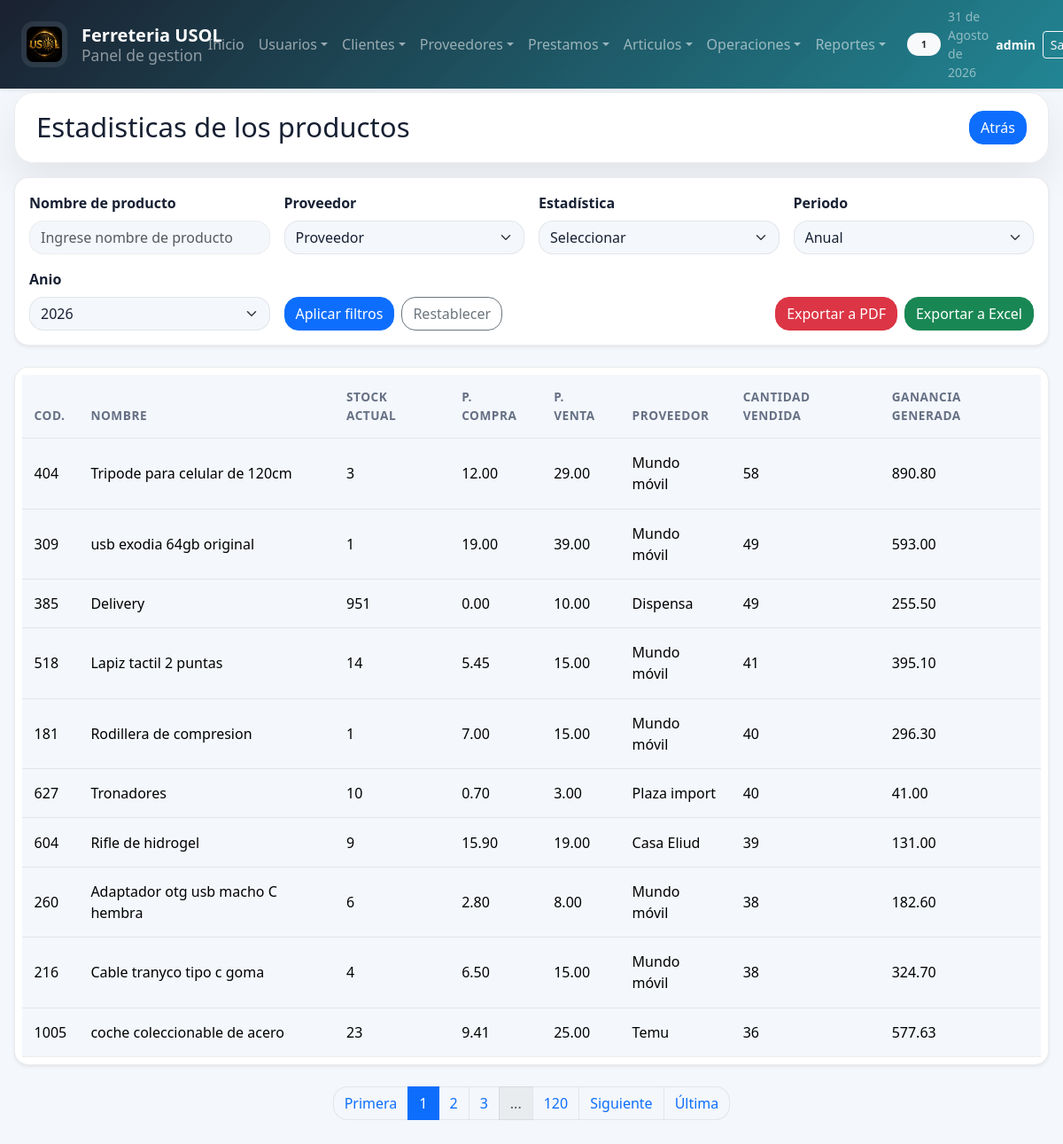
/sistema/reportes/estadisticas.php (signed in), run on the app's committed database.
### tables this page shows
CREATE TABLE `articulos` (
  `IdArticulo` int(11) NOT NULL AUTO_INCREMENT,
  `codigoBarras` varchar(20) DEFAULT NULL,
  `Nombre` varchar(50) NOT NULL,
  `Cantidad` int(11) NOT NULL,
  `Precio_Compra` decimal(8,2) NOT NULL,
  `Precio_Unitario` decimal(8,2) NOT NULL,
  `Cod_Proveedor` int(11) NOT NULL,
  `Cod_Inversor` int(11) NOT NULL,
  PRIMARY KEY (`IdArticulo`),
  KEY `Cod_Proveedor` (`Cod_Proveedor`),
  KEY `fk_inversor` (`Cod_Inversor`),
  CONSTRAINT `fk_inversor` FOREIGN KEY (`Cod_Inversor`) REFERENCES `inversores` (`IdInversor`)
);

CREATE TABLE `proveedores` (
  `IdProveedor` int(11) NOT NULL AUTO_INCREMENT,
  `ruc` int(20) DEFAULT NULL,
  `Nombre` varchar(50) NOT NULL,
  `Direccion` varchar(50) DEFAULT NULL,
  `Telefono` int(11) NOT NULL,
  `Email` varchar(50) DEFAULT NULL,
  PRIMARY KEY (`IdProveedor`)
);

### sistema/includes/analytics.php (called while the page is built, shortened)
<?php
function analyticsGetDateFilters($source = null)
{
    $source = is_array($source) ? $source : $_GET;
    $currentYear = (int)date('Y');
    $currentMonth = date('Y-m');
    $period = isset($source['period']) ? strtolower(trim((string)$source['period'])) : 'year';
    $selectedYear = isset($source['year']) ? (int)$source['year'] : $currentYear;
    $selectedMonth = isset($source['month']) ? trim((string)$source['month']) : $currentMonth;
    $inputStart = isset($source['start_date']) ? trim((string)$source['start_date']) : '';
    $inputEnd = isset($source['end_date']) ? trim((string)$source['end_date']) : '';
    if ($period === 'month') {
        $monthDate = DateTime::createFromFormat('Y-m', $selectedMonth);
        if (!$monthDate) {
            $monthDate = DateTime::createFromFormat('Y-m', $currentMonth);
        }
        $startDate = $monthDate->format('Y-m-01');
        $endDate = $monthDate->format('Y-m-t');
        $label = strftime('%B %Y', strtotime($startDate));
    } else {
        $period = 'year';
        $startDate = sprintf('%04d-01-01', $selectedYear);
        $endDate = sprintf('%04d-12-31', $selectedYear);
        $label = 'Anio ' . $selectedYear;
    }
    $topLimit = isset($source['top_limit']) ? (int)$source['top_limit'] : 10;
    $topMetric = isset($source['top_metric']) ? trim((string)$source['top_metric']) : 'monto';
    return [
        'period' => $period,
        'year' => $selectedYear,
        'month' => $selectedMonth,
        'start_date' => $startDate,
        'end_date' => $endDate,
        'label' => ucfirst($label),
        'top_limit' => $topLimit,
        'top_metric' => $topMetric,
    ];
}
function analyticsGetYearOptions($pastYears = 5)
{
    $currentYear = (int)date('Y');
    $years = [];
    for ($year = $currentYear; $year >= ($currentYear - $pastYears); $year--) {
        $years[] = $year;
    }
    return $years;
}

### sistema/reportes/estadisticas.php (the view, shortened to what this page needs)
<?php
    include "../../conexion.php";
    include "../includes/paginador.php";
    require_once __DIR__ . "/../includes/analytics.php";
    $yearOptions = analyticsGetYearOptions();
    $filters = analyticsGetDateFilters($_GET);
    $results_per_page = 10;
    $current_page = isset($_GET['page']) ? intval($_GET['page']) : 1;
    $consulta = "
        SELECT
            a.IdArticulo AS Cod_Articulo,
            a.Nombre,
            a.Cantidad,
            a.Precio_Compra,
            a.Precio_Unitario,
            p.Nombre AS nombreProv,
            IFNULL(SUM(dva.Cantidad), 0) AS cantidadVendida,
            IFNULL(SUM(dva.Ganancias), 0) AS gananciaGenerada
        FROM articulos a
        LEFT JOIN detalle_venta_articulos dva ON a.IdArticulo = dva.Cod_Articulo
        INNER JOIN proveedores p ON a.Cod_Proveedor = p.IdProveedor
        GROUP BY a.IdArticulo
        ORDER BY cantidadVendida DESC
    ";
    $where = "
        FROM articulos a
        LEFT JOIN detalle_venta_articulos dva ON a.IdArticulo = dva.Cod_Articulo
        INNER JOIN proveedores p ON a.Cod_Proveedor = p.IdProveedor
        GROUP BY a.IdArticulo
    ";
    list($result, $total_records) = getPaginatedDataPMV($conexionDB, $consulta, $where, $current_page, $results_per_page);
    $row = $result->num_rows;
?>
<!DOCTYPE html>
<html lang="es">
<head>
	<?php include "../includes/scripts_2.php"; ?>
</head>
<body>
    <?php include "../includes/header_2.php"; ?>
	<section id="container">
        <div class="title_container">
            <h1>Estadisticas de los productos</h1>
            <a href="../reportes/reportes.php" class="btn_new">Atrás</a>
        </div>
        <div class="header_container">
            <div class="row g-3 align-items-end">
                <div class="col-12 col-md-4 col-lg-3">
                    <label for="nombreArticulo">Nombre de producto</label>
                        <input class="filtrosBusqueda" type="text" name="nombre" id="nombreArticulo" placeholder="Ingrese nombre de producto">
                </div>
                <div class="col-12 col-md-4 col-lg-3">
                    <label for="nombreProveedor">Proveedor</label>
                        <select class="filtrosBusqueda" id="nombreProveedor">
                            <option value="" class="option1" selected>Proveedor</option>
                        </select>
                </div>
                <div class="col-12 col-md-4 col-lg-3">
                    <label for="estadistica">Estadística</label>
                        <select class="filtrosBusqueda" id="estadistica">
                            <option value="">Seleccionar</option>
                        </select>
                </div>
                <div class="col-12 col-md-4 col-lg-3">
                    <label for="period">Periodo</label>
                    <select class="filtrosBusqueda" name="period" id="period">
                        <option value="year" <?php echo $filters['period'] === 'year' ? 'selected' : ''; ?>>Anual</option>
                    </select>
                </div>
                <div class="analytics-period-field col-12 col-md-4 col-lg-3" data-period-target="year">
                    <label for="year">Anio</label>
                    <select class="filtrosBusqueda" name="year" id="year">
                        <?php foreach ($yearOptions as $yearOption) { ?>
                            <option value="<?php echo $yearOption; ?>" <?php echo (int)$filters['year'] === (int)$yearOption ? 'selected' : ''; ?>><?php echo $yearOption; ?></option>
                        <?php } ?>
                    </select>
                </div>
                <div class="col-12 col-md-4 col-lg-3">
                    <div class="d-flex gap-2">
                        <button type="button" class="btn btn-primary" onclick="buscarPMV()">Aplicar filtros</button>
                        <a href="estadisticas.php" class="btn btn-outline-secondary">Restablecer</a>
                    </div>
                </div>
                <div class="col-12 col-md-4 col-lg-4 ms-lg-auto">
                    <div class="d-flex gap-2 justify-content-md-end">
                        <button class="btn btn-danger" type="button" onclick="exportarEstadisticas_PDF()">Exportar a PDF</button>
                        <button class="btn btn-success" type="button" onclick="exportarEstadisticas_EXCEL()">Exportar a Excel</button>
                    </div>
                </div>
            </div>
        </div>
        <div class="containerTable">
            <table id="tablaPMV">
                <thead>
                    <tr>
                        <th>Cod.</th>
                        <th>Nombre</th>
                        <th>Stock actual</th>
                        <th>P. compra</th>
                        <th>P. venta</th>
                        <th>Proveedor</th>
                        <th>Cantidad Vendida</th>
                        <th>Ganancia generada</th>
                    </tr>
                </thead>
                <tbody>
                    <?php
                        if($row > 0){
                            while ($data = $result->fetch_assoc()){
                            ?>
                                <tr id="row_<?php echo $data["Cod_Articulo"]; ?>">
                                    <td><?php echo $data['Cod_Articulo']; ?></td>
                                    <td><?php echo $data["Nombre"]; ?></td>
                                    <td><?php echo $data["Cantidad"]; ?></td>
                                    <td><?php echo $data["Precio_Compra"]; ?></td>
                                    <td><?php echo $data["Precio_Unitario"]; ?></td>
                                    <td><?php echo $data["nombreProv"]; ?></td>
                                    <td><?php echo $data["cantidadVendida"]; ?></td>
                                    <td><?php echo $data["gananciaGenerada"]; ?></td>
                                </tr>
                    <?php
                            }
                        }
                    ?>
                </tbody>
            </table>
        </div>
	</section>
</body>
</html>

### sistema/css/style.css (style rules this page uses)
:root, [data-bs-theme=light] { --bs-primary: #0f7b8a; --bs-primary-rgb: 15, 123, 138; --bs-secondary: #475467; --bs-secondary-rgb: 71, 84, 103; --bs-success: #15803d; --bs-info: #0ea5e9; --bs-warning: #d97706; --bs-danger: #dc2626; --bs-dark: #111827; --bs-body-bg: #f4f7fb; --bs-body-color: #172033; --bs-border-color: rgba(15, 23, 42, 0.08); --bs-border-radius: 1rem; --bs-border-radius-lg: 1.35rem; --bs-box-shadow: 0 20px 45px rgba(15, 23, 42, 0.08); --app-surface: rgba(255, 255, 255, 0.96); --app-muted: #667085; }
* { box-sizing: border-box; }
html { scroll-behavior: smooth; }
body { min-height: 100vh; background: var(--bs-body-bg); color: var(--bs-body-color); font-family: "Segoe UI", Tahoma, Geneva, Verdana, sans-serif; }
a { text-decoration: none; }
#container { padding: 6.5rem 1rem 2rem; }
.title_container, .header_container, .info_caja, .chart-container, .divInfoSistema, .containerDataUser, .containerDataEmpresa, .data_delete { background: var(--app-surface); border: 1px solid var(--bs-border-color); border-radius: var(--bs-border-radius-lg); box-shadow: var(--bs-box-shadow); }
.title_container { padding: 1.25rem 1.5rem; margin-bottom: 1rem; }
.title_container h1, #container > h1 { margin: 0; font-size: clamp(1.5rem, 1.2rem + 1vw, 2.2rem); }
.header_container { padding: 1.25rem; }
.containerTable { margin-bottom: 1.5rem; }
.containerTable table { min-width: 780px; }
.table > :not(caption) > * > * { padding: 0.95rem 0.85rem; }
.table thead th { color: var(--app-muted); font-size: 0.85rem; font-weight: 700; text-transform: uppercase; letter-spacing: 0.04em; }
.btn_new, .btn_pdf, .btn_excel, .btn_save, .btn_save_1, .link_delete_1 { display: inline-flex; align-items: center; justify-content: center; gap: 0.5rem; }

### data on the page
articulos: IdArticulo "404", Nombre "Tripode para celular de 120cm", Cantidad "3", Precio_Compra "12.00", Precio_Unitario "29.00", Cod_Proveedor.Nombre "Mundo móvil", cantidadVendida "58", gananciaGenerada "890.80"
articulos: IdArticulo "309", Nombre "usb exodia 64gb original", Cantidad "1", Precio_Compra "19.00", Precio_Unitario "39.00", Cod_Proveedor.Nombre "Mundo móvil", cantidadVendida "49", gananciaGenerada "593.00"
articulos: IdArticulo "385", Nombre "Delivery", Cantidad "951", Precio_Compra "0.00", Precio_Unitario "10.00", Cod_Proveedor.Nombre "Dispensa", cantidadVendida "49", gananciaGenerada "255.50"
articulos: IdArticulo "518", Nombre "Lapiz tactil 2 puntas", Cantidad "14", Precio_Compra "5.45", Precio_Unitario "15.00", Cod_Proveedor.Nombre "Mundo móvil", cantidadVendida "41", gananciaGenerada "395.10"
articulos: IdArticulo "181", Nombre "Rodillera de compresion", Cantidad "1", Precio_Compra "7.00", Precio_Unitario "15.00", Cod_Proveedor.Nombre "Mundo móvil", cantidadVendida "40", gananciaGenerada "296.30"
articulos: IdArticulo "627", Nombre "Tronadores", Cantidad "10", Precio_Compra "0.70", Precio_Unitario "3.00", Cod_Proveedor.Nombre "Plaza import", cantidadVendida "40", gananciaGenerada "41.00"
articulos: IdArticulo "604", Nombre "Rifle de hidrogel", Cantidad "9", Precio_Compra "15.90", Precio_Unitario "19.00", Cod_Proveedor.Nombre "Casa Eliud", cantidadVendida "39", gananciaGenerada "131.00"
articulos: IdArticulo "260", Nombre "Adaptador otg usb macho C hembra", Cantidad "6", Precio_Compra "2.80", Precio_Unitario "8.00", Cod_Proveedor.Nombre "Mundo móvil", cantidadVendida "38", gananciaGenerada "182.60"
articulos: IdArticulo "216", Nombre "Cable tranyco tipo c goma", Cantidad "4", Precio_Compra "6.50", Precio_Unitario "15.00", Cod_Proveedor.Nombre "Mundo móvil", cantidadVendida "38", gananciaGenerada "324.70"
articulos: IdArticulo "1005", Nombre "coche coleccionable de acero", Cantidad "23", Precio_Compra "9.41", Precio_Unitario "25.00", Cod_Proveedor.Nombre "Temu", cantidadVendida "36", gananciaGenerada "577.63"

### other printed values
$_SESSION['rol_name'] "1"
fechaC() "31 de Agosto de 2026"
$_SESSION['user'] "admin"
$total_pages "120"
form field year "2026"
